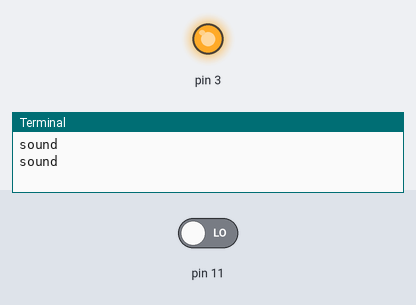
The program below on a simulated Raspberry Pi (header pin numbers). Shown: output pins drawn as LEDs (lit = HIGH), the last lines printed to the terminal. The inputs (shaded band) are chosen by the test bench; at power-on: pin 11 LOW.

Above: at 1.2 s.
1.3 s: pin 11 driven HIGH
At 2.7 s:
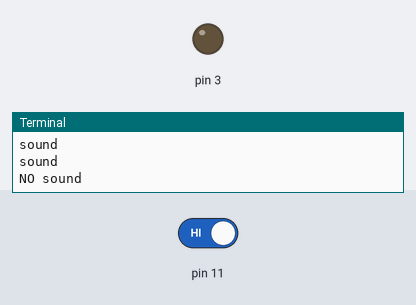
3.5 s: pin 11 driven LOW
At 4.3 s:
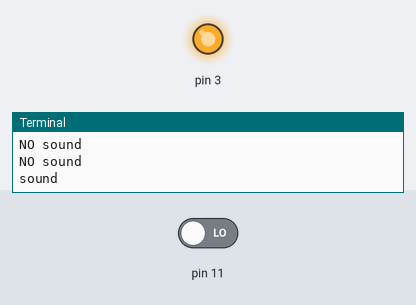
Timing chart, 0 to 6.5 s (numbered marks = the images above; inputs shaded):
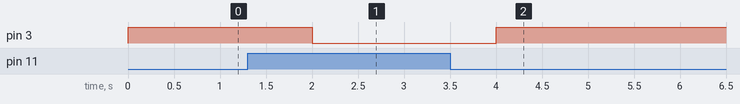

The program:

Sound_sensor_RasPi.py
```python
from time import sleep
import RPi.GPIO as GPIO

GPIO.setwarnings(False)
GPIO.setmode(GPIO.BOARD)

GPIO.setup(11, GPIO.IN)
GPIO.setup(3, GPIO.OUT)

while True:
    if GPIO.input(11) == True:
        GPIO.output(3, False)
        print("NO sound")
        sleep(1)

    if GPIO.input(11) == False:
        GPIO.output(3, True)
        print("sound")
        sleep(1)
```

Measured:
- after the input at 1.3 s, pin 3: HIGH → LOW after 0.70 s
- after the input at 3.5 s, pin 3: LOW → HIGH after 0.50 s
